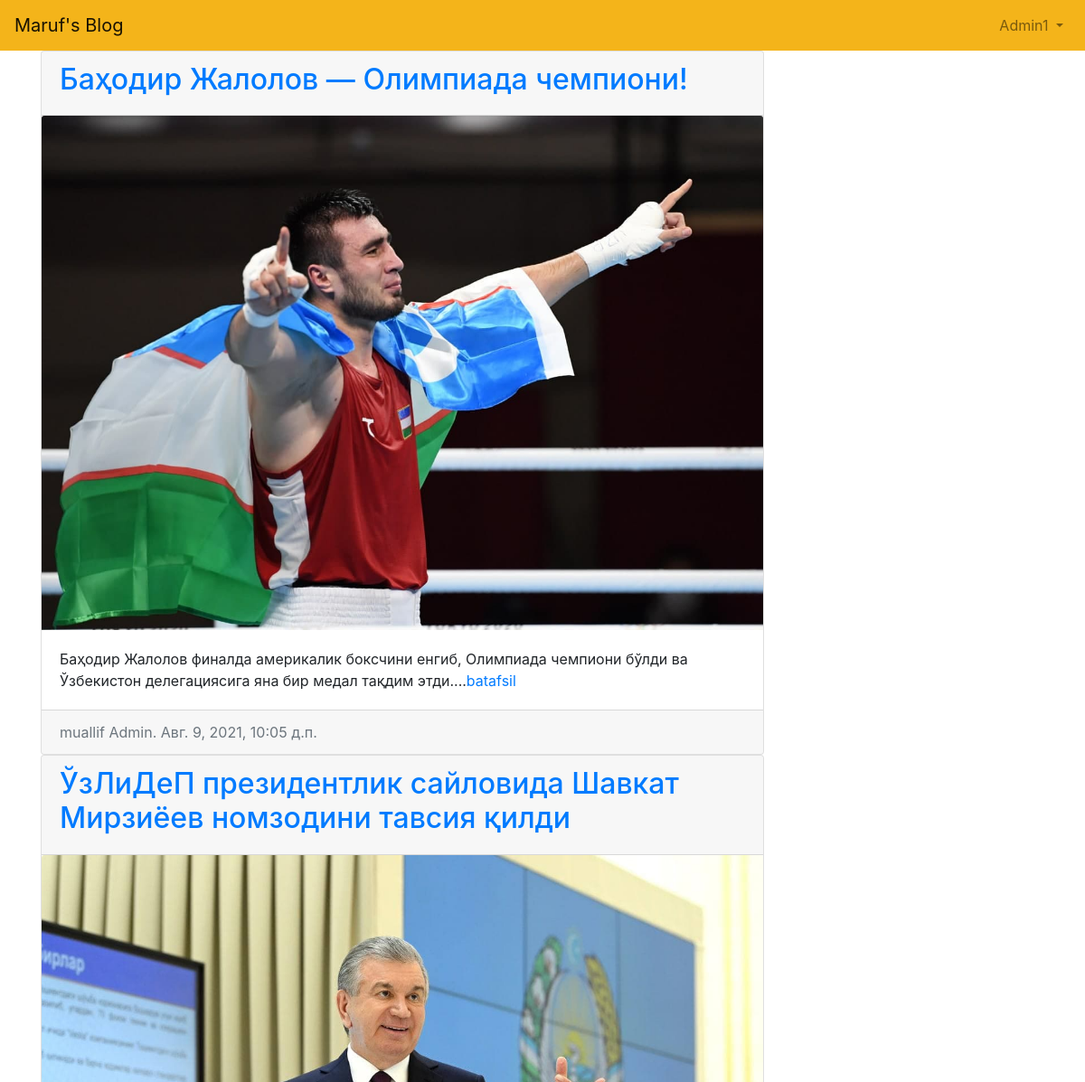
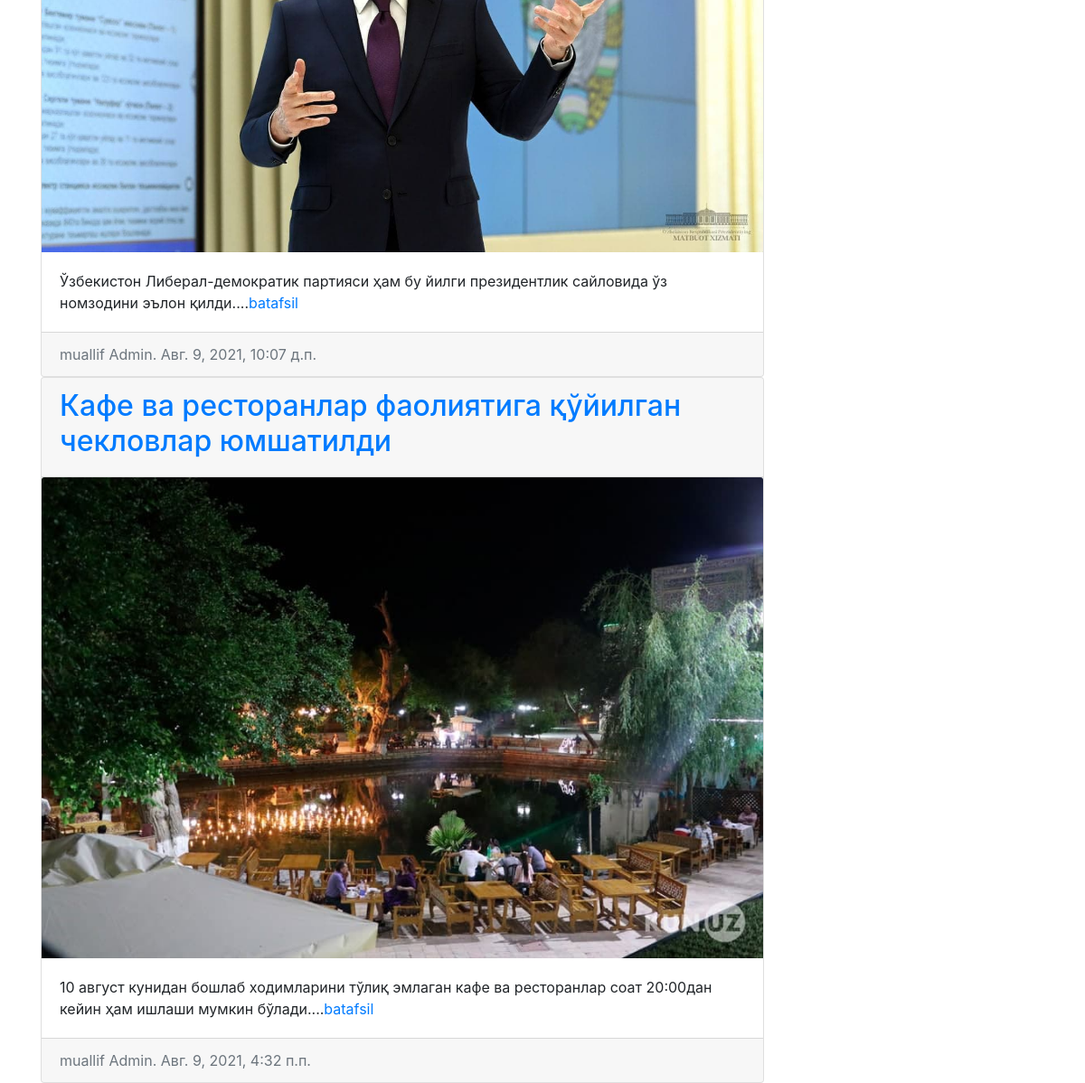
Page /articles/ (signed in) on the committed database (2 pictures, top to bottom).
### accounts/models.py (models this page shows)
class CustomUser(AbstractUser):
    address = models.CharField(max_length=255, null=True, blank=True)

### articles/models.py (models this page shows, shortened)
class Article(models.Model):
    title = models.CharField(max_length=150)
    summary = models.CharField(max_length=200, blank=True)
    body = RichTextField()
    photo = models.ImageField(upload_to='images/', blank=True)
    date = models.DateTimeField(auto_now_add=True)
    author = models.ForeignKey(
        get_user_model(),
        on_delete=models.CASCADE,
    )

### articles/views.py (the view)
# urls.py: path('', ArticleListView.as_view(), name='article_list'),
class ArticleListView(ListView):
    model = Article
    template_name = 'article_list.html'

### templates/article_list.html (shortened to what this page needs)
{% extends 'base.html' %}
{% block content %}
    {% for article in object_list %}
        <div class="card" style="width: 50rem;">
            <div class="card-header">
                <span class="font-weight-bold"><a href="{% url 'article_detail' article.pk %}"><h2>{{ article.title }}</h2></a></span>
            </div>
            {% if article.photo %}
                <img class="card-img-top" src="{{ article.photo.url }}" alt="{{ article.title }}">
            {% endif %}
            <div class="card-body">
                {{ article.summary }}...<a href="{% url 'article_detail' article.pk %}">batafsil</a>
            </div>
            <div class="card-footer text-left text-muted">
                <span class="text-muted">muallif {{ article.author | title }}. {{ article.date }}</span>
            </div>
        </div>
    {% endfor %}
{% endblock content %}

### templates/base.html (shortened to what this page needs)
{% load static %}
<!DOCTYPE html>
<html>
    <head>
            <link rel="stylesheet" href="https://cdn.jsdelivr.net/npm/bootstrap@4.5.3/dist/css/bootstrap.min.css">
    </head>
    <body>
        <nav class="navbar navbar-expand-lg navbar-light" style="background-color: #F4B41A;">
            <a class="navbar-brand" href="{% url 'home' %}">
                Maruf's Blog
            </a>
            <div class="collapse navbar-collapse" id="navbarSupportedContent">
                {% if user.is_authenticated %}
                    <ul class="navbar-nav ml-auto">
                        <li class="nav-item">
                            <a class="nav-link dropdown-toggle" href="#"
                                id="navbarDropdown" role="button" data-toggle="dropdown"
                                aria-haspopup="true" aria-expanded="false">
                                {{ user.username | title }}
                            </a>
                        </li>
                    </ul>
                {% else %}
                    <form class="form-inline ml-auto">
                        <a href="{% url 'login' %}" class="btn btn-outline-light">Kirish</a>
                        <a href="{% url 'signup' %}" class="btn btn-primary ml-2">Ro'yxatdan o'tish</a>
                    </form>
                {% endif %}
            </div>
        </nav>
        <main>
            <div class="container">
                {% block content %}
                {% endblock content %}
            </div>
        </main>
    </body>
</html>

### rows in the picture
CustomUser: username "Admin1"
Article: title "Баҳодир Жалолов — Олимпиада чемпиони!", photo (picture), summary "Баҳодир Жалолов финалда америкалик боксчини енгиб, Олимпиада чемпиони бўлди ва Ўзбекистон делегациясига яна бир медал тақдим этди.", author "Admin", date "Авг. 9, 2021, 10:05 д.п."
Article: title "ЎзЛиДеП президентлик сайловида Шавкат Мирзиёев номзодини тавсия қилди", photo (picture), summary "Ўзбекистон Либерал-демократик партияси ҳам бу йилги президентлик сайловида ўз номзодини эълон қилди.", author "Admin", date "Авг. 9, 2021, 10:07 д.п."
Article: title "Кафе ва ресторанлар фаолиятига қўйилган чекловлар юмшатилди", photo (picture), summary "10 август кунидан бошлаб ходимларини тўлиқ эмлаган кафе ва ресторанлар соат 20:00дан кейин ҳам ишлаши мумкин бўлади.", author "Admin", date "Авг. 9, 2021, 4:32 п.п."
